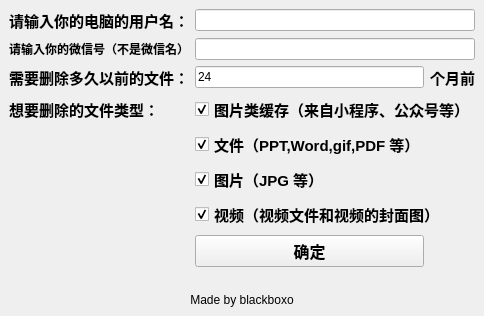
<?xml version="1.0" encoding="UTF-8"?>
<ui version="4.0">
 <class>MainWin</class>
 <widget class="QMainWindow" name="MainWin">
  <property name="geometry">
   <rect>
    <x>0</x>
    <y>0</y>
    <width>450</width>
    <height>232</height>
   </rect>
  </property>
  <property name="windowTitle">
   <string>MainWindow</string>
  </property>
  <widget class="QWidget" name="centralwidget">
   <layout class="QGridLayout" name="gridLayout">
    <item row="0" column="1" colspan="2">
     <widget class="QLineEdit" name="lineEdit">
      <property name="minimumSize">
       <size>
        <width>0</width>
        <height>0</height>
       </size>
      </property>
      <property name="text">
       <string/>
      </property>
      <property name="placeholderText">
       <string/>
      </property>
     </widget>
    </item>
    <item row="3" column="1" colspan="2">
     <widget class="QCheckBox" name="checkBox">
      <property name="enabled">
       <bool>true</bool>
      </property>
      <property name="font">
       <font>
        <pointsize>11</pointsize>
        <weight>75</weight>
        <bold>true</bold>
       </font>
      </property>
      <property name="text">
       <string>图片类缓存（来自小程序、公众号等）</string>
      </property>
      <property name="checked">
       <bool>true</bool>
      </property>
     </widget>
    </item>
    <item row="3" column="0">
     <widget class="QLabel" name="label_4">
      <property name="font">
       <font>
        <family>宋体</family>
        <pointsize>11</pointsize>
        <weight>75</weight>
        <bold>true</bold>
       </font>
      </property>
      <property name="text">
       <string>想要删除的文件类型：</string>
      </property>
      <property name="textFormat">
       <enum>Qt::AutoText</enum>
      </property>
     </widget>
    </item>
    <item row="2" column="0">
     <widget class="QLabel" name="label_2">
      <property name="font">
       <font>
        <family>宋体</family>
        <pointsize>11</pointsize>
        <weight>75</weight>
        <bold>true</bold>
       </font>
      </property>
      <property name="text">
       <string>需要删除多久以前的文件：</string>
      </property>
      <property name="textFormat">
       <enum>Qt::AutoText</enum>
      </property>
     </widget>
    </item>
    <item row="7" column="1">
     <widget class="QPushButton" name="pushButton">
      <property name="font">
       <font>
        <pointsize>12</pointsize>
        <weight>75</weight>
        <bold>true</bold>
       </font>
      </property>
      <property name="text">
       <string>确定</string>
      </property>
     </widget>
    </item>
    <item row="2" column="2">
     <widget class="QLabel" name="label_3">
      <property name="font">
       <font>
        <family>宋体</family>
        <pointsize>11</pointsize>
        <weight>75</weight>
        <bold>true</bold>
       </font>
      </property>
      <property name="text">
       <string>个月前</string>
      </property>
      <property name="textFormat">
       <enum>Qt::AutoText</enum>
      </property>
     </widget>
    </item>
    <item row="0" column="0">
     <widget class="QLabel" name="label">
      <property name="font">
       <font>
        <family>宋体</family>
        <pointsize>11</pointsize>
        <weight>75</weight>
        <bold>true</bold>
       </font>
      </property>
      <property name="text">
       <string>请输入你的电脑的用户名：</string>
      </property>
      <property name="textFormat">
       <enum>Qt::AutoText</enum>
      </property>
     </widget>
    </item>
    <item row="6" column="1" colspan="2">
     <widget class="QCheckBox" name="checkBox_4">
      <property name="font">
       <font>
        <pointsize>11</pointsize>
        <weight>75</weight>
        <bold>true</bold>
       </font>
      </property>
      <property name="text">
       <string>视频（视频文件和视频的封面图）</string>
      </property>
      <property name="checked">
       <bool>true</bool>
      </property>
     </widget>
    </item>
    <item row="2" column="1">
     <widget class="QLineEdit" name="lineEdit_2">
      <property name="text">
       <string>24</string>
      </property>
     </widget>
    </item>
    <item row="10" column="0" colspan="3">
     <widget class="QLabel" name="label_6">
      <property name="text">
       <string>Made by blackboxo</string>
      </property>
      <property name="alignment">
       <set>Qt::AlignCenter</set>
      </property>
      <property name="margin">
       <number>0</number>
      </property>
      <property name="openExternalLinks">
       <bool>true</bool>
      </property>
     </widget>
    </item>
    <item row="5" column="1" colspan="2">
     <widget class="QCheckBox" name="checkBox_3">
      <property name="minimumSize">
       <size>
        <width>0</width>
        <height>0</height>
       </size>
      </property>
      <property name="font">
       <font>
        <pointsize>11</pointsize>
        <weight>75</weight>
        <bold>true</bold>
       </font>
      </property>
      <property name="text">
       <string>图片（JPG 等）</string>
      </property>
      <property name="checked">
       <bool>true</bool>
      </property>
     </widget>
    </item>
    <item row="9" column="0">
     <widget class="QLabel" name="label_7">
      <property name="text">
       <string/>
      </property>
     </widget>
    </item>
    <item row="4" column="1" colspan="2">
     <widget class="QCheckBox" name="checkBox_2">
      <property name="font">
       <font>
        <pointsize>11</pointsize>
        <weight>75</weight>
        <bold>true</bold>
       </font>
      </property>
      <property name="text">
       <string>文件（PPT,Word,gif,PDF 等）</string>
      </property>
      <property name="checked">
       <bool>true</bool>
      </property>
     </widget>
    </item>
    <item row="1" column="0">
     <widget class="QLabel" name="label_8">
      <property name="font">
       <font>
        <weight>75</weight>
        <bold>true</bold>
       </font>
      </property>
      <property name="text">
       <string>请输入你的微信号（不是微信名）</string>
      </property>
     </widget>
    </item>
    <item row="1" column="1" colspan="2">
     <widget class="QLineEdit" name="lineEdit_3"/>
    </item>
   </layout>
  </widget>
 </widget>
 <resources/>
 <connections/>
</ui>
